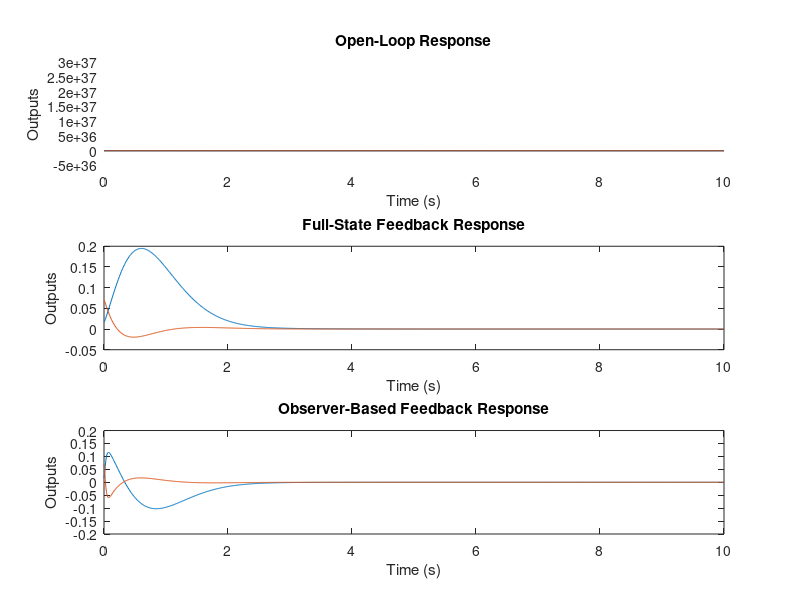
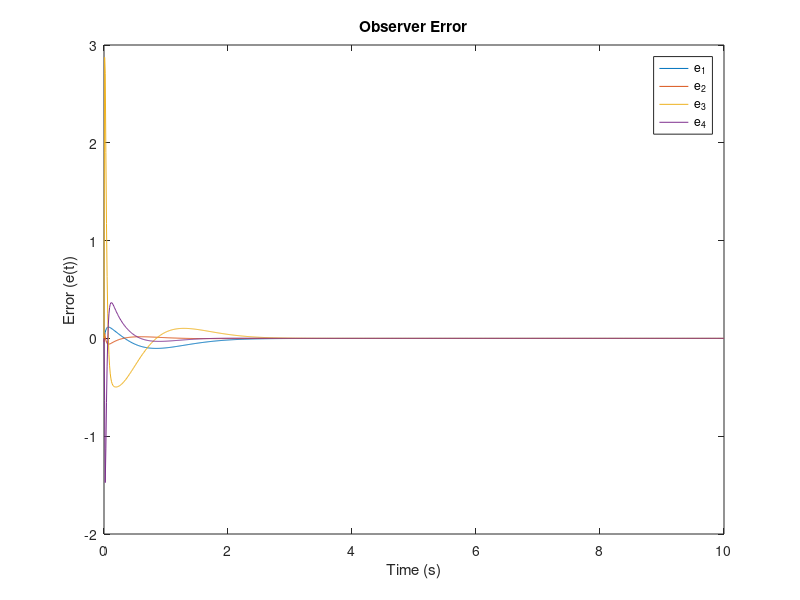

Recreate these plots in MATLAB, in order.
clear all 
close all
clc

r = 0.222;
Jb = 0.005;
lp = 0.167;
mp = 0.126;
g = 9.81;
Ra = 2.6;
Kt = 7.68 * 10^(-3);
Kb = 7.68 * 10^(-3);
Kg = 70;

A1 = (-mp*r*g)/Jb;
A2 = (-Kt*Kg^2*Kb)/(Ra*Jb);
A3 = ((Jb+(mp*r^2))*g)/(lp*Jb);
A4 = (r*Kt*Kg^2*Kb)/(Ra*lp*Jb);

B1 = (Kt*Kg)/(Ra*Jb);
B2 = (-r*Kt*Kg)/(Ra*lp*Jb);

A = [0 0 1 0;
     0 0 0 1;
     0 A1 A2 0;
     0 A3 A4 0];
B = [0;0;B1;B2];
C = [1 0 0 0;
     0 1 0 0];
D = 0;

% Desired closed-loop poles
desired_poles = [-130, -2, -2.5 + 2j, -2.5 - 2j];
% Compute feedback gain K
K = place(A, B, desired_poles);
disp('gain k:');
disp(K);

% Desired observer poles
observer_poles = [-25, -30, -35, -1000];
% Compute observer gain L
L = place(A', C', observer_poles)';
disp('Observer Gain Matrix L:');
disp(L);

% Simulation Time
t = 0:0.01:10;  % Simulate for 10 seconds

% Initial Conditions
x0 = [pi/180; 4*pi/180; 0; 0];
xhat0 = [0; 6*pi/180; 0; 0];

% Input (Assume zero input for simplicity here)
u = zeros(size(t));

% Open-Loop System
sys_open = ss(A, B, C, D);
[y_open, ~, x_open] = lsim(sys_open, u, t, x0);

% Full-State Feedback System
A_fb = A - B * K;
sys_fb = ss(A_fb, B, C, D);
[y_fb, ~, x_fb] = lsim(sys_fb, u, t, x0);

% Observer-Based Feedback
A_obs = [A - B * K, B * K; zeros(size(A)), A - L * C];
B_obs = [B; zeros(size(B))];
C_obs = [C, zeros(size(C))];
sys_obs = ss(A_obs, B_obs, C_obs, D);

% Initial conditions for combined system (observer and plant)
x0_obs = [x0; xhat0];
[y_obs, ~, x_obs] = lsim(sys_obs, u, t, x0_obs);

% Extracting Observer Error
e_obs = x_obs(:, 1:size(A, 1)) - x_obs(:, size(A, 1)+1:end);

% Plot Results
figure;

% Open-loop response
subplot(3, 1, 1);
plot(t, y_open);
title('Open-Loop Response');
xlabel('Time (s)');
ylabel('Outputs');

% Full-State Feedback Response
subplot(3, 1, 2);
plot(t, y_fb);
title('Full-State Feedback Response');
xlabel('Time (s)');
ylabel('Outputs');

% Observer-Based Feedback Response
subplot(3, 1, 3);
plot(t, y_obs(:, 1:2));  % Only plot plant outputs (first two states)
title('Observer-Based Feedback Response');
xlabel('Time (s)');
ylabel('Outputs');

% Plot Observer Error
figure;
plot(t, e_obs);
title('Observer Error');
xlabel('Time (s)');
ylabel('Error (e(t))');
legend('e_1', 'e_2', 'e_3', 'e_4');